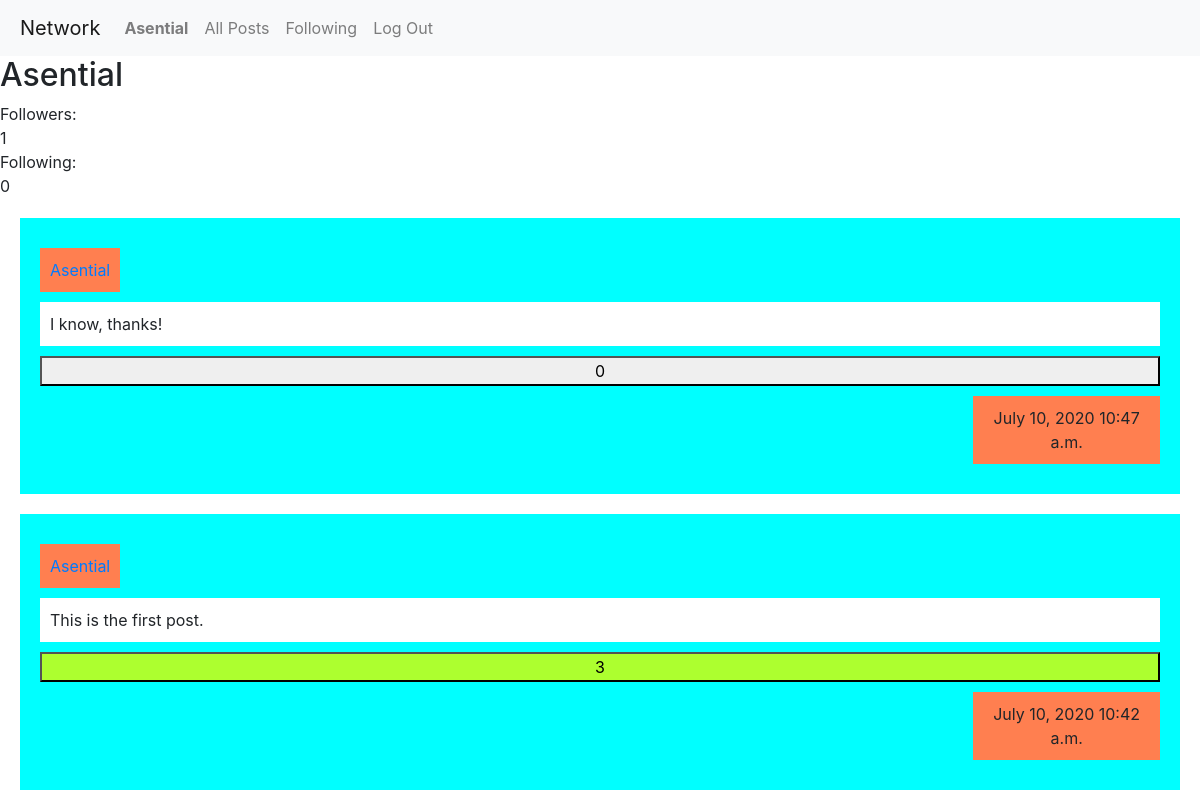
The page /profile/Asential (signed in) on the database its author committed.
### network/models.py (models this page shows, shortened)
class User(AbstractUser):
    pass

class Post(models.Model):
    user = models.ForeignKey(User, on_delete=models.CASCADE)
    content = models.TextField(max_length=400)
    likes = models.IntegerField(default=0)
    date = models.DateField(auto_now=False, auto_now_add=True)
    time = models.TimeField(auto_now=False, auto_now_add=True)

### network/views.py (the view)
# urls.py: path("profile/<username>", views.profile, name="profile"),
def profile(request, username):
    user = User.objects.get(username = username)
    posts = Post.objects.all().filter(user = user.id).order_by('-id')
    if request.user.is_authenticated:
        follower = Follower.objects.get(name=user)
        followersCount = follower.followers.count()
        following = Follow.objects.get(name=user)
        followingCount = following.following.count()
        follow = Follow.objects.get(name=request.user)
        followed = follow.following.all()
        liked = Liked.objects.get(name=request.user)
        likedlist = liked.post.all().order_by('-id')
        return render(request, "network/profile.html", {
            "username": user,
            "posts": posts,
            "liked": likedlist,
            "followed": followed,
            "followersCount": followersCount,
            "followingCount": followingCount
        })
    else:
        return render(request, "network/profile.html", {
            "username": user,
            "posts": posts
        })

### network/templates/network/profile.html (shortened to what this page needs)
{% extends "network/layout.html" %}
{% block body %}
{% if user.is_authenticated %}
    {% if request.user == username %}
        <h2> {{request.user}} </h2>
    {% endif %}
    <div>
        Followers: <div id="followersCount">{{followersCount}}</div>
    </div>
    <div>
        Following: <div id="followingCount">{{followingCount}}</div>
    </div>
    {% for post in posts %}
        {% if post in liked %}
            <div class="post">
                <div class="user"><a href="{% url 'profile' post.user %}">{{post.user}}</a></div>
                <div class="content">{{post.content}}</div>
                <button class="dislike" id="{{post.id}}">{{post.likes}}</button>
                <f class="row">
                    <div class="col-10"></div>
                    <div class="timestamp col-2">{{post.date}} {{post.time}}</div>
                </f>
            </div>
        {% else %}
            <div class="post">
                <div class="user"><a href="{% url 'profile' post.user %}">{{post.user}}</a></div>
                <div class="content">{{post.content}}</div>
                <button class="like" id="{{post.id}}">{{post.likes}}</button>
                <f class="row">
                    <div class="col-10"></div>
                    <div class="timestamp col-2">{{post.date}} {{post.time}}</div>
                </f>
            </div>
        {% endif %}
    {% endfor %}
{% endif %}
{% endblock %}

### network/templates/network/layout.html (shortened to what this page needs)
{% load static %}
<!DOCTYPE html>
<html lang="en">
    <head>
        <link rel="stylesheet" href="https://stackpath.bootstrapcdn.com/bootstrap/4.4.1/css/bootstrap.min.css">
        <link href="{% static 'network/styles.css' %}" rel="stylesheet">
    </head>
    <body>
        <nav class="navbar navbar-expand-lg navbar-light bg-light" style="padding-left: 20px;">
            <a class="navbar-brand" href="#">Network</a>
            <div>
              <ul class="navbar-nav mr-auto">
                {% if user.is_authenticated %}
                    <li class="nav-item">
                        <a class="nav-link" href="#"><strong>{{ user.username }}</strong></a>
                    </li>
                {% endif %}
                <li class="nav-item">
                  <a class="nav-link" href="{% url 'index' %}">All Posts</a>
                </li>
                {% if user.is_authenticated %}
                    <li class="nav-item">
                        <a class="nav-link" href="{% url 'following' %}">Following</a>
                    </li>
                    <li class="nav-item">
                        <a class="nav-link" href="{% url 'logout' %}">Log Out</a>
                    </li>
                {% endif %}
              </ul>
            </div>
          </nav>
        <div class="body">
            {% block body %}
            {% endblock %}
        </div>
    </body>
</html>

### network/static/network/styles.css (style rules this page uses)
.post { margin: 20px 20px; padding: 20px 20px; background-color: cyan; display: flex; flex-direction: column; }
.user { background-color: coral; width: fit-content; display: inline-block; text-align: center; margin-top: 10px }
.content { margin: 10px 0; background-color: white; }
.timestamp { background-color: coral; text-align: center; width: 25%; }
.dislike { background-color: greenyellow; }
.row { margin: 10px 0; }
.user, .likes, .content, .timestamp { padding: 10px 10px; }

### rows shown on the page
User: username "Asential", user "Asential"
Post: user "Asential", content "I know, thanks!", likes "0", date "July 10, 2020", time "10:47 a.m."
Post: user "Asential", content "This is the first post.", likes "3", date "July 10, 2020", time "10:42 a.m."

### other values the page prints
{{ followersCount }} "1"
{{ followingCount }} "0"
